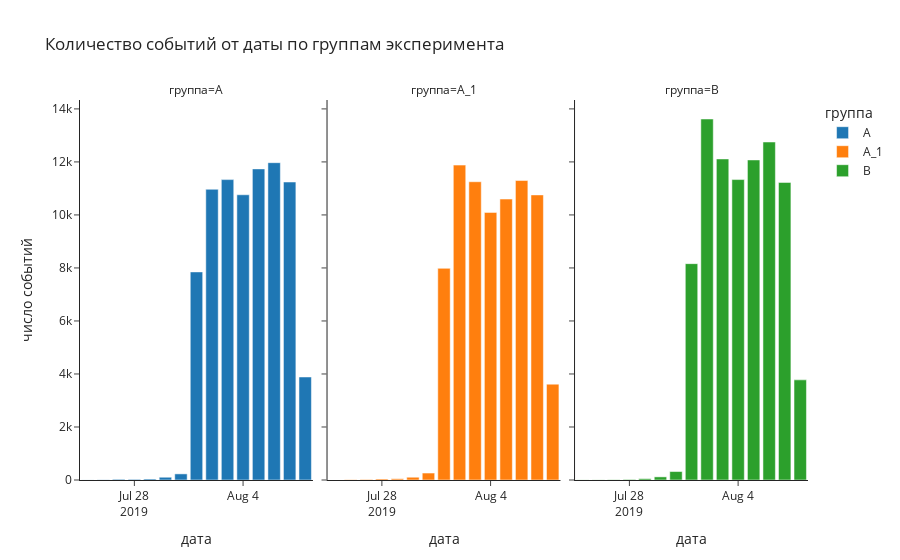

Notebook cell for this chart:
### Code cell
px.bar(group_date_count_event,
       x='date',
       y='count_events',
       color='group',
       facet_col='group',
       labels={'group': 'группа',
               'count_events': 'число событий', 'date': 'дата'},
       title='Количество событий от даты по группам эксперимента',
       template='simple_white')

### Figure 1 — Plotly figure (JSON) as saved in the notebook; plotly's stock layout.template omitted (floating-point values rounded to 4 significant figures)
{"data": [{"alignmentgroup": "True", "hovertemplate": "группа=A<br>дата=%{x}<br>число событий=%{y}<extra></extra>", "legendgroup": "A", "marker": {"color": "#1F77B4", "pattern": {"shape": ""}}, "name": "A", "offsetgroup": "A", "orientation": "v", "showlegend": true, "textposition": "auto", "type": "bar", "x": ["2019-07-25T00:00:00", "2019-07-26T00:00:00", "2019-07-27T00:00:00", "2019-07-28T00:00:00", "2019-07-29T00:00:00", "2019-07-30T00:00:00", "2019-07-31T00:00:00", "2019-08-01T00:00:00", "2019-08-02T00:00:00", "2019-08-03T00:00:00", "2019-08-04T00:00:00", "2019-08-05T00:00:00", "2019-08-06T00:00:00", "2019-08-07T00:00:00", "2019-08-08T00:00:00"], "xaxis": "x", "y": [3, 7, 27, 25, 38, 104, 231, 7850, 10968, 11332, 10760, 11737, 11971, 11241, 3887], "yaxis": "y"}, {"alignmentgroup": "True", "hovertemplate": "группа=A_1<br>дата=%{x}<br>число событий=%{y}<extra></extra>", "legendgroup": "A_1", "marker": {"color": "#FF7F0E", "pattern": {"shape": ""}}, "name": "A_1", "offsetgroup": "A_1", "orientation": "v", "showlegend": true, "textposition": "auto", "type": "bar", "x": ["2019-07-26T00:00:00", "2019-07-27T00:00:00", "2019-07-28T00:00:00", "2019-07-29T00:00:00", "2019-07-30T00:00:00", "2019-07-31T00:00:00", "2019-08-01T00:00:00", "2019-08-02T00:00:00", "2019-08-03T00:00:00", "2019-08-04T00:00:00", "2019-08-05T00:00:00", "2019-08-06T00:00:00", "2019-08-07T00:00:00", "2019-08-08T00:00:00"], "xaxis": "x2", "y": [5, 15, 38, 44, 106, 261, 7985, 11880, 11252, 10096, 10599, 11298, 10755, 3616], "yaxis": "y2"}, {"alignmentgroup": "True", "hovertemplate": "группа=B<br>дата=%{x}<br>число событий=%{y}<extra></extra>", "legendgroup": "B", "marker": {"color": "#2CA02C", "pattern": {"shape": ""}}, "name": "B", "offsetgroup": "B", "orientation": "v", "showlegend": true, "textposition": "auto", "type": "bar", "x": ["2019-07-25T00:00:00", "2019-07-26T00:00:00", "2019-07-27T00:00:00", "2019-07-28T00:00:00", "2019-07-29T00:00:00", "2019-07-30T00:00:00", "2019-07-31T00:00:00", "2019-08-01T00:00:00", "2019-08-02T00:00:00", "2019-08-03T00:00:00", "2019-08-04T00:00:00", "2019-08-05T00:00:00", "2019-08-06T00:00:00", "2019-08-07T00:00:00", "2019-08-08T00:00:00"], "xaxis": "x3", "y": [4, 5, 9, 21, 50, 118, 319, 8162, 13619, 12112, 11334, 12074, 12751, 11226, 3778], "yaxis": "y3"}], "layout": {"annotations": [{"font": {}, "showarrow": false, "text": "группа=A", "x": 0.16, "xanchor": "center", "xref": "paper", "y": 1, "yanchor": "bottom", "yref": "paper"}, {"font": {}, "showarrow": false, "text": "группа=A_1", "x": 0.5, "xanchor": "center", "xref": "paper", "y": 1, "yanchor": "bottom", "yref": "paper"}, {"font": {}, "showarrow": false, "text": "группа=B", "x": 0.84, "xanchor": "center", "xref": "paper", "y": 1, "yanchor": "bottom", "yref": "paper"}], "barmode": "relative", "legend": {"title": {"text": "группа"}, "tracegroupgap": 0}, "title": {"text": "Количество событий от даты по группам эксперимента"}, "xaxis": {"anchor": "y", "domain": [0, 0.32], "title": {"text": "дата"}}, "xaxis2": {"anchor": "y2", "domain": [0.34, 0.66], "matches": "x", "title": {"text": "дата"}}, "xaxis3": {"anchor": "y3", "domain": [0.68, 1.0], "matches": "x", "title": {"text": "дата"}}, "yaxis": {"anchor": "x", "domain": [0, 1], "title": {"text": "число событий"}}, "yaxis2": {"anchor": "x2", "domain": [0, 1], "matches": "y", "showticklabels": false}, "yaxis3": {"anchor": "x3", "domain": [0, 1], "matches": "y", "showticklabels": false}}}
